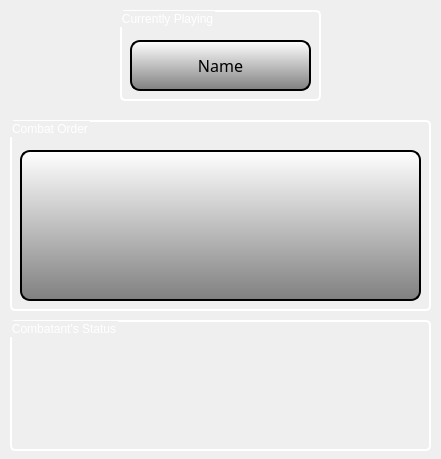
<?xml version="1.0" encoding="UTF-8"?>
<ui version="4.0">
 <class>CombatStatusWindow</class>
 <widget class="QDialog" name="CombatStatusWindow">
  <property name="geometry">
   <rect>
    <x>0</x>
    <y>0</y>
    <width>441</width>
    <height>459</height>
   </rect>
  </property>
  <property name="windowTitle">
   <string>Dialog</string>
  </property>
  <property name="styleSheet">
   <string notr="true">QDialog{
background-image: url(:/img/bg4.jpg);
}</string>
  </property>
  <widget class="QGroupBox" name="groupBox_Combat_Order">
   <property name="geometry">
    <rect>
     <x>10</x>
     <y>120</y>
     <width>421</width>
     <height>191</height>
    </rect>
   </property>
   <property name="focusPolicy">
    <enum>Qt::NoFocus</enum>
   </property>
   <property name="styleSheet">
    <string notr="true"> QGroupBox {
font: 75 12pt &quot;ImperatorSmallCaps&quot;;
 border: 2px solid black;
 margin-top: 2ex;
 border-radius: 5px;
color: white;
border-color: white;
}</string>
   </property>
   <property name="title">
    <string>Combat Order</string>
   </property>
   <widget class="QListWidget" name="listWidget_Combat_Order">
    <property name="geometry">
     <rect>
      <x>10</x>
      <y>30</y>
      <width>401</width>
      <height>151</height>
     </rect>
    </property>
    <property name="focusPolicy">
     <enum>Qt::NoFocus</enum>
    </property>
    <property name="styleSheet">
     <string notr="true">QListWidget{
background-color: qlineargradient(x1: 0, y1: 0, x2: 0, y2: 1, stop: 0 white, stop:1 gray);
font: 75 12pt &quot;ImperatorSmallCaps&quot;;
border-style: solid;
border-color: black;
border-width: 2px;
border-radius: 10px;
color: black;
}
</string>
    </property>
   </widget>
  </widget>
  <widget class="QGroupBox" name="groupBox_Currently_Playing">
   <property name="geometry">
    <rect>
     <x>120</x>
     <y>10</y>
     <width>201</width>
     <height>91</height>
    </rect>
   </property>
   <property name="focusPolicy">
    <enum>Qt::NoFocus</enum>
   </property>
   <property name="styleSheet">
    <string notr="true"> QGroupBox {
font: 75 12pt &quot;ImperatorSmallCaps&quot;;
 border: 2px solid black;
 margin-top: 2ex;
 border-radius: 5px;
color: white;
border-color: white;
}</string>
   </property>
   <property name="title">
    <string>Currently Playing</string>
   </property>
   <widget class="QLabel" name="label_Currently_Playing">
    <property name="geometry">
     <rect>
      <x>10</x>
      <y>30</y>
      <width>181</width>
      <height>51</height>
     </rect>
    </property>
    <property name="font">
     <font>
      <family>ImperatorSmallCaps</family>
      <pointsize>12</pointsize>
      <weight>9</weight>
      <italic>false</italic>
      <bold>false</bold>
     </font>
    </property>
    <property name="styleSheet">
     <string notr="true">QLabel{
background-color: qlineargradient(x1: 0, y1: 0, x2: 0, y2: 1, stop: 0 white, stop:1 gray);
font: 75 12pt &quot;ImperatorSmallCaps&quot;;
border-style: solid;
border-color: black;
border-width: 2px;
border-radius: 10px;
color: black;
}
</string>
    </property>
    <property name="text">
     <string>Name</string>
    </property>
    <property name="alignment">
     <set>Qt::AlignCenter</set>
    </property>
    <property name="wordWrap">
     <bool>true</bool>
    </property>
   </widget>
  </widget>
  <widget class="QGroupBox" name="groupBox_Status">
   <property name="geometry">
    <rect>
     <x>10</x>
     <y>320</y>
     <width>421</width>
     <height>131</height>
    </rect>
   </property>
   <property name="focusPolicy">
    <enum>Qt::NoFocus</enum>
   </property>
   <property name="styleSheet">
    <string notr="true"> QGroupBox {
font: 75 12pt &quot;ImperatorSmallCaps&quot;;
 border: 2px solid black;
 margin-top: 2ex;
 border-radius: 5px;
color: white;
border-color: white;
}</string>
   </property>
   <property name="title">
    <string>Combatant's Status</string>
   </property>
  </widget>
 </widget>
 <resources/>
 <connections/>
</ui>
